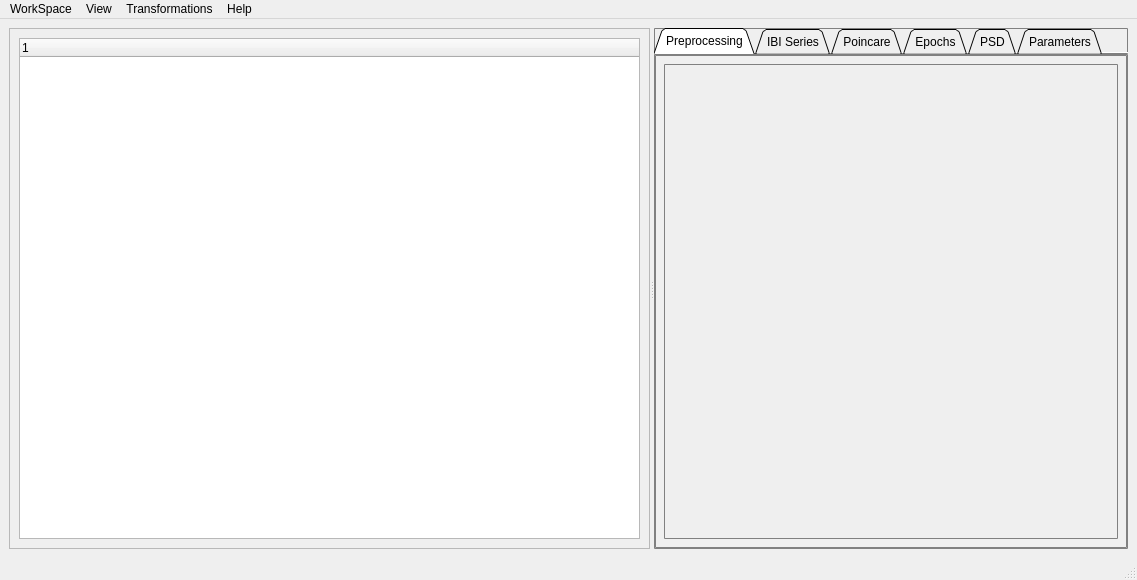
<?xml version="1.0" encoding="UTF-8"?>
<ui version="4.0">
 <class>MainWindow</class>
 <widget class="QMainWindow" name="MainWindow">
  <property name="geometry">
   <rect>
    <x>0</x>
    <y>0</y>
    <width>1137</width>
    <height>580</height>
   </rect>
  </property>
  <property name="windowTitle">
   <string>MainWindow</string>
  </property>
  <widget class="QWidget" name="centralwidget">
   <layout class="QVBoxLayout" name="verticalLayout">
    <item>
     <widget class="QSplitter" name="Splitter">
      <property name="sizePolicy">
       <sizepolicy hsizetype="MinimumExpanding" vsizetype="Expanding">
        <horstretch>1</horstretch>
        <verstretch>1</verstretch>
       </sizepolicy>
      </property>
      <property name="baseSize">
       <size>
        <width>0</width>
        <height>0</height>
       </size>
      </property>
      <property name="frameShape">
       <enum>QFrame::Shape::NoFrame</enum>
      </property>
      <property name="lineWidth">
       <number>0</number>
      </property>
      <property name="orientation">
       <enum>Qt::Orientation::Horizontal</enum>
      </property>
      <widget class="QFrame" name="Treeframe">
       <property name="sizePolicy">
        <sizepolicy hsizetype="Expanding" vsizetype="Expanding">
         <horstretch>0</horstretch>
         <verstretch>0</verstretch>
        </sizepolicy>
       </property>
       <property name="baseSize">
        <size>
         <width>0</width>
         <height>0</height>
        </size>
       </property>
       <property name="styleSheet">
        <string notr="true"/>
       </property>
       <property name="frameShape">
        <enum>QFrame::Shape::StyledPanel</enum>
       </property>
       <property name="frameShadow">
        <enum>QFrame::Shadow::Raised</enum>
       </property>
       <layout class="QHBoxLayout" name="horizontalLayout">
        <item>
         <widget class="QTreeWidget" name="treeWidget">
          <property name="enabled">
           <bool>true</bool>
          </property>
          <property name="rootIsDecorated">
           <bool>true</bool>
          </property>
          <property name="animated">
           <bool>true</bool>
          </property>
          <column>
           <property name="text">
            <string notr="true">1</string>
           </property>
          </column>
         </widget>
        </item>
       </layout>
      </widget>
      <widget class="QTabWidget" name="Views">
       <property name="styleSheet">
        <string notr="true">border: 1px solid gray;
border-radius: 1px;
</string>
       </property>
       <property name="tabPosition">
        <enum>QTabWidget::TabPosition::North</enum>
       </property>
       <property name="tabShape">
        <enum>QTabWidget::TabShape::Triangular</enum>
       </property>
       <property name="currentIndex">
        <number>0</number>
       </property>
       <property name="iconSize">
        <size>
         <width>32</width>
         <height>32</height>
        </size>
       </property>
       <property name="documentMode">
        <bool>true</bool>
       </property>
       <widget class="QWidget" name="PreProcessing">
        <property name="sizePolicy">
         <sizepolicy hsizetype="Expanding" vsizetype="Expanding">
          <horstretch>0</horstretch>
          <verstretch>0</verstretch>
         </sizepolicy>
        </property>
        <attribute name="title">
         <string>Preprocessing</string>
        </attribute>
        <layout class="QHBoxLayout" name="horizontalLayout_2">
         <item>
          <widget class="QWidget" name="mplPreProcessing" native="true">
           <property name="sizePolicy">
            <sizepolicy hsizetype="Expanding" vsizetype="Expanding">
             <horstretch>0</horstretch>
             <verstretch>0</verstretch>
            </sizepolicy>
           </property>
          </widget>
         </item>
        </layout>
       </widget>
       <widget class="QWidget" name="Series">
        <property name="sizePolicy">
         <sizepolicy hsizetype="Expanding" vsizetype="Expanding">
          <horstretch>0</horstretch>
          <verstretch>0</verstretch>
         </sizepolicy>
        </property>
        <attribute name="title">
         <string>IBI Series</string>
        </attribute>
        <layout class="QHBoxLayout" name="horizontalLayout_7">
         <item>
          <widget class="QWidget" name="mplHRSeries" native="true">
           <property name="sizePolicy">
            <sizepolicy hsizetype="Expanding" vsizetype="Expanding">
             <horstretch>0</horstretch>
             <verstretch>0</verstretch>
            </sizepolicy>
           </property>
          </widget>
         </item>
        </layout>
       </widget>
       <widget class="QWidget" name="Poincare">
        <property name="sizePolicy">
         <sizepolicy hsizetype="Expanding" vsizetype="Expanding">
          <horstretch>0</horstretch>
          <verstretch>0</verstretch>
         </sizepolicy>
        </property>
        <attribute name="title">
         <string>Poincare</string>
        </attribute>
        <layout class="QHBoxLayout" name="horizontalLayout_3">
         <item>
          <widget class="QWidget" name="mplPoincare" native="true">
           <property name="sizePolicy">
            <sizepolicy hsizetype="Expanding" vsizetype="Expanding">
             <horstretch>0</horstretch>
             <verstretch>0</verstretch>
            </sizepolicy>
           </property>
          </widget>
         </item>
        </layout>
       </widget>
       <widget class="QWidget" name="Epochs">
        <property name="sizePolicy">
         <sizepolicy hsizetype="Expanding" vsizetype="Expanding">
          <horstretch>0</horstretch>
          <verstretch>0</verstretch>
         </sizepolicy>
        </property>
        <attribute name="title">
         <string>Epochs</string>
        </attribute>
        <layout class="QHBoxLayout" name="horizontalLayout_4">
         <item>
          <widget class="QWidget" name="mplEpochs" native="true">
           <property name="sizePolicy">
            <sizepolicy hsizetype="Expanding" vsizetype="Expanding">
             <horstretch>0</horstretch>
             <verstretch>0</verstretch>
            </sizepolicy>
           </property>
          </widget>
         </item>
        </layout>
       </widget>
       <widget class="QWidget" name="PSD">
        <property name="sizePolicy">
         <sizepolicy hsizetype="Expanding" vsizetype="Expanding">
          <horstretch>0</horstretch>
          <verstretch>0</verstretch>
         </sizepolicy>
        </property>
        <attribute name="title">
         <string>PSD</string>
        </attribute>
        <layout class="QHBoxLayout" name="horizontalLayout_5">
         <item>
          <widget class="QWidget" name="mplPSD" native="true">
           <property name="sizePolicy">
            <sizepolicy hsizetype="Expanding" vsizetype="Expanding">
             <horstretch>0</horstretch>
             <verstretch>0</verstretch>
            </sizepolicy>
           </property>
           <layout class="QVBoxLayout" name="verticalLayout_2">
            <item>
             <widget class="QScrollArea" name="scrollArea">
              <property name="widgetResizable">
               <bool>true</bool>
              </property>
              <widget class="QWidget" name="scrollAreaWidgetContents">
               <property name="geometry">
                <rect>
                 <x>0</x>
                 <y>0</y>
                 <width>436</width>
                 <height>450</height>
                </rect>
               </property>
               <property name="sizePolicy">
                <sizepolicy hsizetype="Expanding" vsizetype="Expanding">
                 <horstretch>0</horstretch>
                 <verstretch>0</verstretch>
                </sizepolicy>
               </property>
              </widget>
             </widget>
            </item>
           </layout>
          </widget>
         </item>
        </layout>
       </widget>
       <widget class="QWidget" name="Parameters">
        <property name="sizePolicy">
         <sizepolicy hsizetype="Expanding" vsizetype="Expanding">
          <horstretch>0</horstretch>
          <verstretch>0</verstretch>
         </sizepolicy>
        </property>
        <attribute name="title">
         <string>Parameters</string>
        </attribute>
        <layout class="QHBoxLayout" name="horizontalLayout_6">
         <item>
          <widget class="QWidget" name="mplParameters" native="true">
           <property name="sizePolicy">
            <sizepolicy hsizetype="Expanding" vsizetype="Expanding">
             <horstretch>0</horstretch>
             <verstretch>0</verstretch>
            </sizepolicy>
           </property>
          </widget>
         </item>
        </layout>
       </widget>
      </widget>
     </widget>
    </item>
   </layout>
  </widget>
  <widget class="QMenuBar" name="menubar">
   <property name="geometry">
    <rect>
     <x>0</x>
     <y>0</y>
     <width>1137</width>
     <height>33</height>
    </rect>
   </property>
   <widget class="QMenu" name="menufile">
    <property name="title">
     <string>WorkSpace</string>
    </property>
    <addaction name="actionOpen_Workspace"/>
    <addaction name="separator"/>
    <addaction name="actionEdit_Workspace"/>
    <addaction name="actionSave_Workspace"/>
    <addaction name="separator"/>
   </widget>
   <widget class="QMenu" name="menuView">
    <property name="title">
     <string>View</string>
    </property>
    <addaction name="actionSettings"/>
    <addaction name="separator"/>
   </widget>
   <widget class="QMenu" name="menuEdits">
    <property name="title">
     <string>Transformations</string>
    </property>
    <addaction name="actionAdd_Epoch"/>
   </widget>
   <widget class="QMenu" name="menuHelp">
    <property name="title">
     <string>Help</string>
    </property>
    <addaction name="actionDocumentation"/>
   </widget>
   <addaction name="menufile"/>
   <addaction name="menuView"/>
   <addaction name="menuEdits"/>
   <addaction name="menuHelp"/>
  </widget>
  <widget class="QStatusBar" name="statusbar"/>
  <action name="actionOpen_Workspace">
   <property name="text">
    <string>Open Workspace</string>
   </property>
  </action>
  <action name="actionSettings">
   <property name="text">
    <string>Settings</string>
   </property>
  </action>
  <action name="actionToggle_Theme">
   <property name="text">
    <string>Toggle Theme</string>
   </property>
  </action>
  <action name="actionFlip_ECG">
   <property name="text">
    <string>Flip ECG</string>
   </property>
  </action>
  <action name="action_2">
   <property name="text">
    <string>Add Epoch</string>
   </property>
  </action>
  <action name="actionAdd_Epoch">
   <property name="text">
    <string>Add Epoch</string>
   </property>
  </action>
  <action name="actionFlip_Ecg">
   <property name="text">
    <string>Flip Ecg</string>
   </property>
  </action>
  <action name="actionEdit_Workspace">
   <property name="text">
    <string>Edit Workspace</string>
   </property>
  </action>
  <action name="actionSave_Workspace">
   <property name="text">
    <string>Save Workspace</string>
   </property>
  </action>
  <action name="actionDocumentation">
   <property name="text">
    <string>Documentation</string>
   </property>
  </action>
  <action name="actionExport_to_NeuroKit">
   <property name="text">
    <string>Export to Pickle (for nk2)</string>
   </property>
  </action>
 </widget>
 <resources/>
 <connections/>
</ui>
